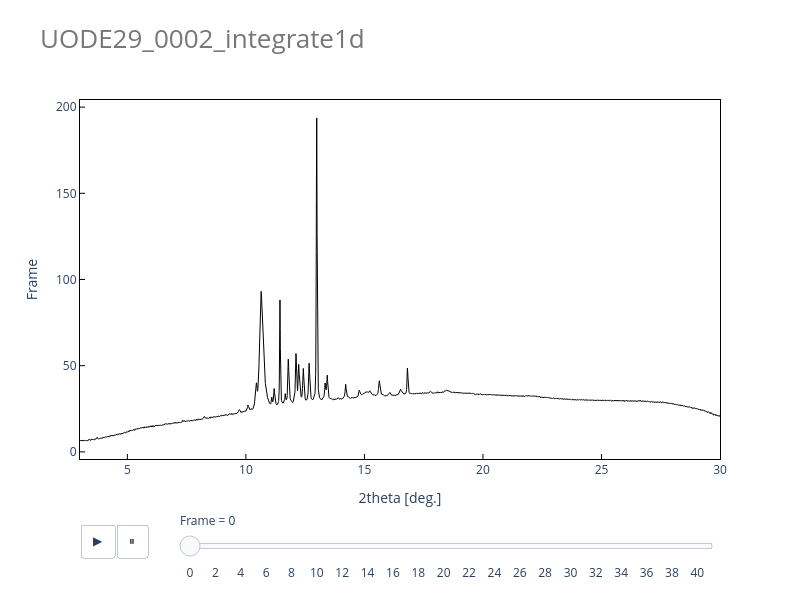

The notebook cell saved with this chart:
### Code cell
# ファイルを読み込んで、plotlyで出力する
def get_data(hdf: str) -> tuple[np.ndarray, np.ndarray]:

    # データ読み込み
    ity = []
    with h5py.File(hdf, mode = "r") as f:
        tth = np.array(f["rad"][()]) # type: ignore
        for i in range(len(list(f["integrated"].keys()))): # type: ignore
            ity.append(f["integrated/frame = {}".format(i)][()]) # type: ignore
    ity = np.vstack(ity)

    # figure作成
    if True:

        # インスタント化
        fig = go.Figure()

        # 一枚目作成
        raw_anim = go.Scatter(
            x = tth,
            y = ity[0],
            mode = "lines",
            line = dict(
                color = "#000000",
                width = 1,
            )
        )
        fig.add_trace(raw_anim)

        # アニメーションフレームを作成
        frame_list = [
            go.Frame(
                data = [
                    go.Scatter(
                        y = ity[k]
                    )
                ],
                name = str(k),
            ) for k in range(ity.shape[0])
        ]
        fig.frames = frame_list

        # フレーム変更用のボタンとスライダー
        updatemenus_frame = dict(
            type='buttons',
            direction = 'left', # 横並びの場合 'left', 縦並びの場合 'down'
            showactive=False,
            active = -1,
            y=0,
            x=0,
            xanchor='left',
            yanchor='top',
            pad=dict(t=65, r=0),
            buttons=[
                dict(
                    label='▶︎',
                    method='animate',
                    args=[
                        None,
                        dict(
                            frame=dict(
                                duration=200,
                                redraw=True
                            ),
                            fromcurrent=True,
                            mode='immediate',
                            transition=dict(duration=0)
                        )
                    ]
                ),
                dict(
                    label='⏸',
                    method='animate',
                    args=[
                        [None],
                        dict(
                            frame=dict(
                                duration=0,
                                redraw=False
                            ),
                            mode='immediate',
                            transition=dict(duration=0)
                        )
                    ]
                )
            ],
            visible = True
        )
        slider = dict(
            steps=[dict(
                method='animate',
                args=[
                    [str(k)],
                    dict(
                        mode='immediate',
                        frame=dict(
                            duration=0,
                            redraw=True
                            ),
                        transition=dict(
                            duration=0
                        )
                    )
                ],
                label=str(k),
            ) for k in range(ity.shape[0])],
            ticklen = 0,
            minorticklen = 0,
            active=0,
            y=0,
            x=0, # スライダーの開始位置
            len=1, # スライダーの長さ
            xanchor='left',
            yanchor='top',
            pad=dict(
                b=10,
                t=50,
                l=100
            ),
            currentvalue=dict(
                prefix='Frame = ',
                visible=True,
                xanchor='left'
            ),
            visible = True,
        )

        fig.update_layout(
            title = dict(
                text = os.path.splitext(os.path.basename(hdf))[0],
                font = dict(
                    size = 26,
                    color = "#777777"
                ),
                x = 0.05,
                y = 0.95,
                xanchor = "left",
                yanchor = "top",
            ),
            xaxis = {
                'title': "2theta [deg.]",
                "linecolor": "#000000",
                "linewidth": 1,
                'ticks': "inside",
                "tickcolor": "#000000",
                "tickwidth": 1,
                "ticklen": 5,
                'mirror': True,
            },
            yaxis = {
                'title': "Frame",
                "linecolor": "#000000",
                "linewidth": 1,
                'ticks': "inside",
                "tickcolor": "#000000",
                "tickwidth": 1,
                "ticklen": 5,
                'mirror': True,
            },
            plot_bgcolor = '#ffffff',
            updatemenus = [
                updatemenus_frame,
            ],
            sliders = [slider],
            showlegend = False,
            legend = dict(
                bordercolor = "#000000",
                orientation = "h",
                yanchor = "bottom",
                y = 1,
                bgcolor = "rgba(255,255,255,0)",
                xanchor = "center",
                x = 0.5
            ),
            width = 800,
            height = 600,
        )

        fig.show()

    return (tth, ity)
tth, ity = get_data(hdf_1d)
print(tth.shape, ity.shape)
del get_data

### Figure 1 — Plotly figure (JSON) as saved in the notebook; plotly's stock layout.template omitted (floating-point values rounded to 4 significant figures; data arrays with more than 128 entries replaced by an {"elided": "..."} marker saying what was removed)
{"data": [{"line": {"color": "#000000", "width": 1}, "mode": "lines", "type": "scatter", "x": {"elided": "5400 float values"}, "y": {"elided": "5400 float values"}}], "layout": {"height": 600, "legend": {"bgcolor": "rgba(255,255,255,0)", "bordercolor": "#000000", "orientation": "h", "x": 0.5, "xanchor": "center", "y": 1, "yanchor": "bottom"}, "plot_bgcolor": "#ffffff", "showlegend": false, "sliders": [{"active": 0, "currentvalue": {"prefix": "Frame = ", "visible": true, "xanchor": "left"}, "len": 1, "minorticklen": 0, "pad": {"b": 10, "l": 100, "t": 50}, "steps": [{"args": [["0"], {"frame": {"duration": 0, "redraw": true}, "mode": "immediate", "transition": {"duration": 0}}], "label": "0", "method": "animate"}, {"args": [["1"], {"frame": {"duration": 0, "redraw": true}, "mode": "immediate", "transition": {"duration": 0}}], "label": "1", "method": "animate"}, {"args": [["2"], {"frame": {"duration": 0, "redraw": true}, "mode": "immediate", "transition": {"duration": 0}}], "label": "2", "method": "animate"}, {"args": [["3"], {"frame": {"duration": 0, "redraw": true}, "mode": "immediate", "transition": {"duration": 0}}], "label": "3", "method": "animate"}, {"args": [["4"], {"frame": {"duration": 0, "redraw": true}, "mode": "immediate", "transition": {"duration": 0}}], "label": "4", "method": "animate"}, {"args": [["5"], {"frame": {"duration": 0, "redraw": true}, "mode": "immediate", "transition": {"duration": 0}}], "label": "5", "method": "animate"}, {"args": [["6"], {"frame": {"duration": 0, "redraw": true}, "mode": "immediate", "transition": {"duration": 0}}], "label": "6", "method": "animate"}, {"args": [["7"], {"frame": {"duration": 0, "redraw": true}, "mode": "immediate", "transition": {"duration": 0}}], "label": "7", "method": "animate"}, {"args": [["8"], {"frame": {"duration": 0, "redraw": true}, "mode": "immediate", "transition": {"duration": 0}}], "label": "8", "method": "animate"}, {"args": [["9"], {"frame": {"duration": 0, "redraw": true}, "mode": "immediate", "transition": {"duration": 0}}], "label": "9", "method": "animate"}, {"args": [["10"], {"frame": {"duration": 0, "redraw": true}, "mode": "immediate", "transition": {"duration": 0}}], "label": "10", "method": "animate"}, {"args": [["11"], {"frame": {"duration": 0, "redraw": true}, "mode": "immediate", "transition": {"duration": 0}}], "label": "11", "method": "animate"}, {"args": [["12"], {"frame": {"duration": 0, "redraw": true}, "mode": "immediate", "transition": {"duration": 0}}], "label": "12", "method": "animate"}, {"args": [["13"], {"frame": {"duration": 0, "redraw": true}, "mode": "immediate", "transition": {"duration": 0}}], "label": "13", "method": "animate"}, {"args": [["14"], {"frame": {"duration": 0, "redraw": true}, "mode": "immediate", "transition": {"duration": 0}}], "label": "14", "method": "animate"}, {"args": [["15"], {"frame": {"duration": 0, "redraw": true}, "mode": "immediate", "transition": {"duration": 0}}], "label": "15", "method": "animate"}, {"args": [["16"], {"frame": {"duration": 0, "redraw": true}, "mode": "immediate", "transition": {"duration": 0}}], "label": "16", "method": "animate"}, {"args": [["17"], {"frame": {"duration": 0, "redraw": true}, "mode": "immediate", "transition": {"duration": 0}}], "label": "17", "method": "animate"}, {"args": [["18"], {"frame": {"duration": 0, "redraw": true}, "mode": "immediate", "transition": {"duration": 0}}], "label": "18", "method": "animate"}, {"args": [["19"], {"frame": {"duration": 0, "redraw": true}, "mode": "immediate", "transition": {"duration": 0}}], "label": "19", "method": "animate"}, {"args": [["20"], {"frame": {"duration": 0, "redraw": true}, "mode": "immediate", "transition": {"duration": 0}}], "label": "20", "method": "animate"}, {"args": [["21"], {"frame": {"duration": 0, "redraw": true}, "mode": "immediate", "transition": {"duration": 0}}], "label": "21", "method": "animate"}, {"args": [["22"], {"frame": {"duration": 0, "redraw": true}, "mode": "immediate", "transition": {"duration": 0}}], "label": "22", "method": "animate"}, {"args": [["23"], {"frame": {"duration": 0, "redraw": true}, "mode": "immediate", "transition": {"duration": 0}}], "label": "23", "method": "animate"}, {"args": [["24"], {"frame": {"duration": 0, "redraw": true}, "mode": "immediate", "transition": {"duration": 0}}], "label": "24", "method": "animate"}, {"args": [["25"], {"frame": {"duration": 0, "redraw": true}, "mode": "immediate", "transition": {"duration": 0}}], "label": "25", "method": "animate"}, {"args": [["26"], {"frame": {"duration": 0, "redraw": true}, "mode": "immediate", "transition": {"duration": 0}}], "label": "26", "method": "animate"}, {"args": [["27"], {"frame": {"duration": 0, "redraw": true}, "mode": "immediate", "transition": {"duration": 0}}], "label": "27", "method": "animate"}, {"args": [["28"], {"frame": {"duration": 0, "redraw": true}, "mode": "immediate", "transition": {"duration": 0}}], "label": "28", "method": "animate"}, {"args": [["29"], {"frame": {"duration": 0, "redraw": true}, "mode": "immediate", "transition": {"duration": 0}}], "label": "29", "method": "animate"}, {"args": [["30"], {"frame": {"duration": 0, "redraw": true}, "mode": "immediate", "transition": {"duration": 0}}], "label": "30", "method": "animate"}, {"args": [["31"], {"frame": {"duration": 0, "redraw": true}, "mode": "immediate", "transition": {"duration": 0}}], "label": "31", "method": "animate"}, {"args": [["32"], {"frame": {"duration": 0, "redraw": true}, "mode": "immediate", "transition": {"duration": 0}}], "label": "32", "method": "animate"}, {"args": [["33"], {"frame": {"duration": 0, "redraw": true}, "mode": "immediate", "transition": {"duration": 0}}], "label": "33", "method": "animate"}, {"args": [["34"], {"frame": {"duration": 0, "redraw": true}, "mode": "immediate", "transition": {"duration": 0}}], "label": "34", "method": "animate"}, {"args": [["35"], {"frame": {"duration": 0, "redraw": true}, "mode": "immediate", "transition": {"duration": 0}}], "label": "35", "method": "animate"}, {"args": [["36"], {"frame": {"duration": 0, "redraw": true}, "mode": "immediate", "transition": {"duration": 0}}], "label": "36", "method": "animate"}, {"args": [["37"], {"frame": {"duration": 0, "redraw": true}, "mode": "immediate", "transition": {"duration": 0}}], "label": "37", "method": "animate"}, {"args": [["38"], {"frame": {"duration": 0, "redraw": true}, "mode": "immediate", "transition": {"duration": 0}}], "label": "38", "method": "animate"}, {"args": [["39"], {"frame": {"duration": 0, "redraw": true}, "mode": "immediate", "transition": {"duration": 0}}], "label": "39", "method": "animate"}, {"args": [["40"], {"frame": {"duration": 0, "redraw": true}, "mode": "immediate", "transition": {"duration": 0}}], "label": "40", "method": "animate"}, {"args": [["41"], {"frame": {"duration": 0, "redraw": true}, "mode": "immediate", "transition": {"duration": 0}}], "label": "41", "method": "animate"}], "ticklen": 0, "visible": true, "x": 0, "xanchor": "left", "y": 0, "yanchor": "top"}], "title": {"font": {"color": "#777777", "size": 26}, "text": "UODE29_0002_integrate1d", "x": 0.05, "xanchor": "left", "y": 0.95, "yanchor": "top"}, "updatemenus": [{"active": -1, "buttons": [{"args": [null, {"frame": {"duration": 200, "redraw": true}, "fromcurrent": true, "mode": "immediate", "transition": {"duration": 0}}], "label": "▶︎", "method": "animate"}, {"args": [[null], {"frame": {"duration": 0, "redraw": false}, "mode": "immediate", "transition": {"duration": 0}}], "label": "⏸", "method": "animate"}], "direction": "left", "pad": {"r": 0, "t": 65}, "showactive": false, "type": "buttons", "visible": true, "x": 0, "xanchor": "left", "y": 0, "yanchor": "top"}], "width": 800, "xaxis": {"linecolor": "#000000", "linewidth": 1, "mirror": true, "tickcolor": "#000000", "ticklen": 5, "ticks": "inside", "tickwidth": 1, "title": {"text": "2theta [deg.]"}}, "yaxis": {"linecolor": "#000000", "linewidth": 1, "mirror": true, "tickcolor": "#000000", "ticklen": 5, "ticks": "inside", "tickwidth": 1, "title": {"text": "Frame"}}}}
